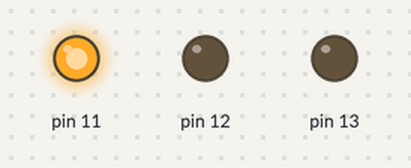
Bench run of a sketch on a simulated Arduino Uno, built with avr-gcc and run on an emulated ATmega328P. Parts: output pins drawn as LEDs (lit = HIGH).

Above: at 2.5 s.
At 7.0 s:
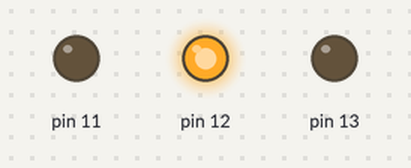
At 10.0 s:
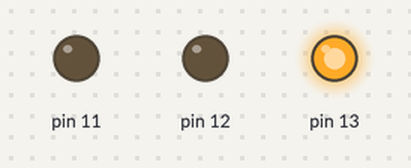
Timing chart, 0 to 14.3 s (numbered marks = the images above):
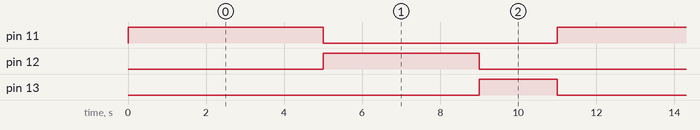

Measured:
- by itself, pin 11: alternates HIGH for 5.0 s and LOW for 6.0 s
- by itself, pin 12: alternates HIGH for 4.0 s and LOW for 7.0 s
- by itself, pin 13: alternates HIGH for 2.0 s and LOW for 9.0 s

The sketch:

Traffic_Signal.ino
```cpp
// C++ code
//
void setup()
{
  pinMode(11, OUTPUT);
  pinMode(12, OUTPUT);
  pinMode(13, OUTPUT);
}

void loop()
{
  digitalWrite(11, HIGH);
  digitalWrite(12, LOW);
  digitalWrite(13, LOW);
   delay(5000); // Wait for 5000 millisecond(s)

  digitalWrite(11, LOW);
  digitalWrite(12, HIGH);
  digitalWrite(13, LOW);
  delay(4000); // Wait for 3000 millisecond(s)

  digitalWrite(11, LOW);
  digitalWrite(12, LOW);
  digitalWrite(13, HIGH);
  delay(2000);
}
```
